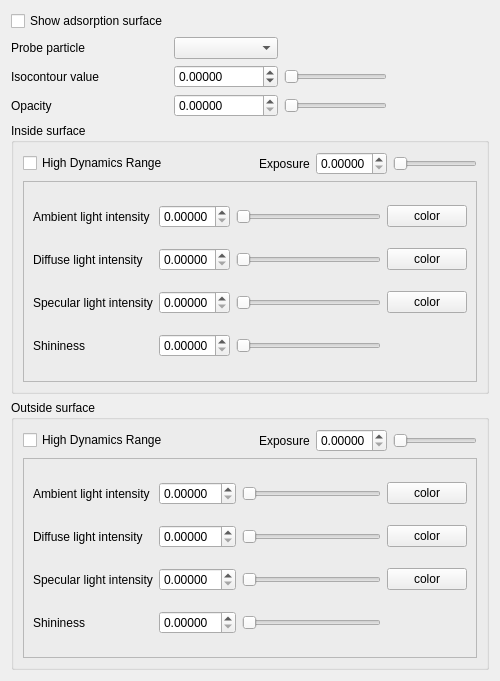
<?xml version="1.0" encoding="UTF-8"?>
<ui version="4.0">
 <class>AppearanceAdsorptionSurfaceForm</class>
 <widget class="QWidget" name="AppearanceAdsorptionSurfaceForm">
  <property name="geometry">
   <rect>
    <x>0</x>
    <y>0</y>
    <width>500</width>
    <height>681</height>
   </rect>
  </property>
  <property name="windowTitle">
   <string>Form</string>
  </property>
  <layout class="QVBoxLayout" name="verticalLayout">
   <item>
    <layout class="QHBoxLayout" name="horizontalLayout_4">
     <item>
      <layout class="QGridLayout" name="gridLayout_3" columnstretch="3,2,2,2">
       <item row="0" column="3">
        <spacer name="horizontalSpacer_2">
         <property name="orientation">
          <enum>Qt::Horizontal</enum>
         </property>
         <property name="sizeHint" stdset="0">
          <size>
           <width>40</width>
           <height>20</height>
          </size>
         </property>
        </spacer>
       </item>
       <item row="0" column="0">
        <widget class="QCheckBox" name="adsorptionSurfaceCheckBox">
         <property name="text">
          <string>Show adsorption surface</string>
         </property>
        </widget>
       </item>
       <item row="2" column="2">
        <widget class="QDoubleSlider" name="adsorptionSurfaceIsovalueDoubleSlider">
         <property name="orientation">
          <enum>Qt::Horizontal</enum>
         </property>
        </widget>
       </item>
       <item row="2" column="0">
        <widget class="QLabel" name="label">
         <property name="text">
          <string>Isocontour value</string>
         </property>
        </widget>
       </item>
       <item row="1" column="0">
        <widget class="QLabel" name="label_24">
         <property name="text">
          <string>Probe particle</string>
         </property>
        </widget>
       </item>
       <item row="0" column="1">
        <spacer name="horizontalSpacer_3">
         <property name="orientation">
          <enum>Qt::Horizontal</enum>
         </property>
         <property name="sizeHint" stdset="0">
          <size>
           <width>40</width>
           <height>20</height>
          </size>
         </property>
        </spacer>
       </item>
       <item row="1" column="3">
        <spacer name="horizontalSpacer">
         <property name="orientation">
          <enum>Qt::Horizontal</enum>
         </property>
         <property name="sizeHint" stdset="0">
          <size>
           <width>40</width>
           <height>20</height>
          </size>
         </property>
        </spacer>
       </item>
       <item row="0" column="2">
        <spacer name="horizontalSpacer_4">
         <property name="orientation">
          <enum>Qt::Horizontal</enum>
         </property>
         <property name="sizeHint" stdset="0">
          <size>
           <width>40</width>
           <height>20</height>
          </size>
         </property>
        </spacer>
       </item>
       <item row="3" column="0">
        <widget class="QLabel" name="label_2">
         <property name="text">
          <string>Opacity</string>
         </property>
        </widget>
       </item>
       <item row="3" column="2">
        <widget class="QDoubleSlider" name="adsorptionSurfaceOpacityDoubleSlider">
         <property name="orientation">
          <enum>Qt::Horizontal</enum>
         </property>
        </widget>
       </item>
       <item row="1" column="1">
        <widget class="QComboBox" name="probeParticleComboBox"/>
       </item>
       <item row="2" column="3">
        <spacer name="horizontalSpacer_5">
         <property name="orientation">
          <enum>Qt::Horizontal</enum>
         </property>
         <property name="sizeHint" stdset="0">
          <size>
           <width>40</width>
           <height>20</height>
          </size>
         </property>
        </spacer>
       </item>
       <item row="3" column="3">
        <spacer name="horizontalSpacer_6">
         <property name="orientation">
          <enum>Qt::Horizontal</enum>
         </property>
         <property name="sizeHint" stdset="0">
          <size>
           <width>40</width>
           <height>20</height>
          </size>
         </property>
        </spacer>
       </item>
       <item row="2" column="1">
        <widget class="CustomDoubleSpinBox" name="adsorptionSurfaceIsovalueDoubleSpinBox">
         <property name="keyboardTracking">
          <bool>false</bool>
         </property>
         <property name="decimals">
          <number>5</number>
         </property>
         <property name="minimum">
          <double>-1000.000000000000000</double>
         </property>
         <property name="maximum">
          <double>1000000.000000000000000</double>
         </property>
         <property name="singleStep">
          <double>10.000000000000000</double>
         </property>
        </widget>
       </item>
       <item row="3" column="1">
        <widget class="CustomDoubleSpinBox" name="adsorptionSurfaceOpacityDoubleSpinBox">
         <property name="keyboardTracking">
          <bool>false</bool>
         </property>
         <property name="decimals">
          <number>5</number>
         </property>
         <property name="maximum">
          <double>1.000000000000000</double>
         </property>
         <property name="singleStep">
          <double>0.050000000000000</double>
         </property>
        </widget>
       </item>
      </layout>
     </item>
    </layout>
   </item>
   <item>
    <layout class="QHBoxLayout" name="horizontalLayout_3">
     <item>
      <widget class="QGroupBox" name="groupBox">
       <property name="title">
        <string>Inside surface</string>
       </property>
       <layout class="QVBoxLayout" name="verticalLayout_4">
        <item>
         <layout class="QHBoxLayout" name="horizontalLayout_5">
          <item>
           <widget class="QCheckBox" name="insideHighDynamicRangecheckBox">
            <property name="text">
             <string>High Dynamics Range</string>
            </property>
           </widget>
          </item>
          <item>
           <spacer name="horizontalSpacer_7">
            <property name="orientation">
             <enum>Qt::Horizontal</enum>
            </property>
            <property name="sizeHint" stdset="0">
             <size>
              <width>40</width>
              <height>20</height>
             </size>
            </property>
           </spacer>
          </item>
          <item>
           <widget class="QLabel" name="label_3">
            <property name="text">
             <string>Exposure</string>
            </property>
           </widget>
          </item>
          <item>
           <widget class="CustomDoubleSpinBox" name="insideHDRExposureDoubleSpinBox">
            <property name="keyboardTracking">
             <bool>false</bool>
            </property>
            <property name="decimals">
             <number>5</number>
            </property>
            <property name="maximum">
             <double>1.000000000000000</double>
            </property>
            <property name="singleStep">
             <double>0.050000000000000</double>
            </property>
           </widget>
          </item>
          <item>
           <widget class="QDoubleSlider" name="insideHDRExposureDoubleSlider">
            <property name="orientation">
             <enum>Qt::Horizontal</enum>
            </property>
           </widget>
          </item>
         </layout>
        </item>
        <item>
         <widget class="QFrame" name="frame_2">
          <property name="frameShape">
           <enum>QFrame::StyledPanel</enum>
          </property>
          <property name="frameShadow">
           <enum>QFrame::Raised</enum>
          </property>
          <layout class="QGridLayout" name="gridLayout_5">
           <item row="3" column="2">
            <widget class="QDoubleSlider" name="insideShininessDoubleSlider">
             <property name="orientation">
              <enum>Qt::Horizontal</enum>
             </property>
            </widget>
           </item>
           <item row="1" column="2">
            <widget class="QDoubleSlider" name="insideDiffuseLightIntensityDoubleSlider">
             <property name="orientation">
              <enum>Qt::Horizontal</enum>
             </property>
            </widget>
           </item>
           <item row="2" column="3">
            <widget class="SelectColorButton" name="insideSpecularColorPushButton">
             <property name="text">
              <string>color</string>
             </property>
            </widget>
           </item>
           <item row="1" column="3">
            <widget class="SelectColorButton" name="insideDiffuseColorPushButton">
             <property name="text">
              <string>color</string>
             </property>
            </widget>
           </item>
           <item row="3" column="0">
            <widget class="QLabel" name="label_15">
             <property name="text">
              <string>Shininess</string>
             </property>
            </widget>
           </item>
           <item row="2" column="0">
            <widget class="QLabel" name="label_14">
             <property name="text">
              <string>Specular light intensity</string>
             </property>
            </widget>
           </item>
           <item row="2" column="2">
            <widget class="QDoubleSlider" name="insideSpecularLightIntensityDoubleSlider">
             <property name="orientation">
              <enum>Qt::Horizontal</enum>
             </property>
            </widget>
           </item>
           <item row="1" column="0">
            <widget class="QLabel" name="label_13">
             <property name="text">
              <string>Diffuse light intensity</string>
             </property>
            </widget>
           </item>
           <item row="0" column="0">
            <widget class="QLabel" name="label_12">
             <property name="text">
              <string>Ambient light intensity</string>
             </property>
            </widget>
           </item>
           <item row="0" column="3">
            <widget class="SelectColorButton" name="insideAmbientColorPushButton">
             <property name="text">
              <string>color</string>
             </property>
            </widget>
           </item>
           <item row="0" column="2">
            <widget class="QDoubleSlider" name="insideAmbientLightIntensityDoubleSlider">
             <property name="orientation">
              <enum>Qt::Horizontal</enum>
             </property>
            </widget>
           </item>
           <item row="0" column="1">
            <widget class="CustomDoubleSpinBox" name="insideAmbientLightIntensityDoubleSpinBox">
             <property name="keyboardTracking">
              <bool>false</bool>
             </property>
             <property name="decimals">
              <number>5</number>
             </property>
             <property name="maximum">
              <double>1.000000000000000</double>
             </property>
             <property name="singleStep">
              <double>0.050000000000000</double>
             </property>
            </widget>
           </item>
           <item row="1" column="1">
            <widget class="CustomDoubleSpinBox" name="insideDiffuseLightIntensityDoubleSpinBox">
             <property name="keyboardTracking">
              <bool>false</bool>
             </property>
             <property name="decimals">
              <number>5</number>
             </property>
             <property name="maximum">
              <double>1.000000000000000</double>
             </property>
             <property name="singleStep">
              <double>0.050000000000000</double>
             </property>
            </widget>
           </item>
           <item row="2" column="1">
            <widget class="CustomDoubleSpinBox" name="insideSpecularLightIntensityDoubleSpinBox">
             <property name="keyboardTracking">
              <bool>false</bool>
             </property>
             <property name="decimals">
              <number>5</number>
             </property>
             <property name="maximum">
              <double>1.000000000000000</double>
             </property>
             <property name="singleStep">
              <double>0.050000000000000</double>
             </property>
            </widget>
           </item>
           <item row="3" column="1">
            <widget class="CustomDoubleSpinBox" name="insideShininessDoubleSpinBox">
             <property name="keyboardTracking">
              <bool>false</bool>
             </property>
             <property name="decimals">
              <number>5</number>
             </property>
             <property name="maximum">
              <double>1.000000000000000</double>
             </property>
             <property name="singleStep">
              <double>0.050000000000000</double>
             </property>
            </widget>
           </item>
          </layout>
         </widget>
        </item>
       </layout>
      </widget>
     </item>
    </layout>
   </item>
   <item>
    <layout class="QHBoxLayout" name="horizontalLayout_2">
     <item>
      <widget class="QGroupBox" name="groupBox_2">
       <property name="title">
        <string>Outside surface</string>
       </property>
       <layout class="QVBoxLayout" name="verticalLayout_5">
        <item>
         <layout class="QHBoxLayout" name="horizontalLayout_6">
          <item>
           <widget class="QCheckBox" name="outsideHighDynamicRangecheckBox">
            <property name="text">
             <string>High Dynamics Range</string>
            </property>
           </widget>
          </item>
          <item>
           <spacer name="horizontalSpacer_8">
            <property name="orientation">
             <enum>Qt::Horizontal</enum>
            </property>
            <property name="sizeHint" stdset="0">
             <size>
              <width>40</width>
              <height>20</height>
             </size>
            </property>
           </spacer>
          </item>
          <item>
           <widget class="QLabel" name="label_4">
            <property name="text">
             <string>Exposure</string>
            </property>
           </widget>
          </item>
          <item>
           <widget class="CustomDoubleSpinBox" name="outsideHDRExposureDoubleSpinBox">
            <property name="keyboardTracking">
             <bool>false</bool>
            </property>
            <property name="decimals">
             <number>5</number>
            </property>
            <property name="maximum">
             <double>1.000000000000000</double>
            </property>
            <property name="singleStep">
             <double>0.050000000000000</double>
            </property>
           </widget>
          </item>
          <item>
           <widget class="QDoubleSlider" name="outsideHDRExposureDoubleSlider">
            <property name="orientation">
             <enum>Qt::Horizontal</enum>
            </property>
           </widget>
          </item>
         </layout>
        </item>
        <item>
         <widget class="QFrame" name="frame_4">
          <property name="frameShape">
           <enum>QFrame::StyledPanel</enum>
          </property>
          <property name="frameShadow">
           <enum>QFrame::Raised</enum>
          </property>
          <layout class="QGridLayout" name="gridLayout_6">
           <item row="3" column="2">
            <widget class="QDoubleSlider" name="outsideShininessDoubleSlider">
             <property name="orientation">
              <enum>Qt::Horizontal</enum>
             </property>
            </widget>
           </item>
           <item row="1" column="2">
            <widget class="QDoubleSlider" name="outsideDiffuseLightIntensityDoubleSlider">
             <property name="orientation">
              <enum>Qt::Horizontal</enum>
             </property>
            </widget>
           </item>
           <item row="2" column="3">
            <widget class="SelectColorButton" name="outsideSpecularColorPushButton">
             <property name="text">
              <string>color</string>
             </property>
            </widget>
           </item>
           <item row="1" column="3">
            <widget class="SelectColorButton" name="outsideDiffuseColorPushButton">
             <property name="text">
              <string>color</string>
             </property>
            </widget>
           </item>
           <item row="3" column="0">
            <widget class="QLabel" name="label_16">
             <property name="text">
              <string>Shininess</string>
             </property>
            </widget>
           </item>
           <item row="2" column="0">
            <widget class="QLabel" name="label_17">
             <property name="text">
              <string>Specular light intensity</string>
             </property>
            </widget>
           </item>
           <item row="2" column="2">
            <widget class="QDoubleSlider" name="outsideSpecularLightIntensityDoubleSlider">
             <property name="orientation">
              <enum>Qt::Horizontal</enum>
             </property>
            </widget>
           </item>
           <item row="1" column="0">
            <widget class="QLabel" name="label_18">
             <property name="text">
              <string>Diffuse light intensity</string>
             </property>
            </widget>
           </item>
           <item row="0" column="0">
            <widget class="QLabel" name="label_19">
             <property name="text">
              <string>Ambient light intensity</string>
             </property>
            </widget>
           </item>
           <item row="0" column="3">
            <widget class="SelectColorButton" name="outsideAmbientColorPushButton">
             <property name="text">
              <string>color</string>
             </property>
            </widget>
           </item>
           <item row="0" column="2">
            <widget class="QDoubleSlider" name="outsideAmbientLightIntensityDoubleSlider">
             <property name="orientation">
              <enum>Qt::Horizontal</enum>
             </property>
            </widget>
           </item>
           <item row="0" column="1">
            <widget class="CustomDoubleSpinBox" name="outsideAmbientLightIntensityDoubleSpinBox">
             <property name="keyboardTracking">
              <bool>false</bool>
             </property>
             <property name="decimals">
              <number>5</number>
             </property>
             <property name="maximum">
              <double>1.000000000000000</double>
             </property>
             <property name="singleStep">
              <double>0.050000000000000</double>
             </property>
            </widget>
           </item>
           <item row="1" column="1">
            <widget class="CustomDoubleSpinBox" name="outsideDiffuseLightIntensityDoubleSpinBox">
             <property name="keyboardTracking">
              <bool>false</bool>
             </property>
             <property name="decimals">
              <number>5</number>
             </property>
             <property name="maximum">
              <double>1.000000000000000</double>
             </property>
             <property name="singleStep">
              <double>0.050000000000000</double>
             </property>
            </widget>
           </item>
           <item row="2" column="1">
            <widget class="CustomDoubleSpinBox" name="outsideSpecularLightIntensityDoubleSpinBox">
             <property name="keyboardTracking">
              <bool>false</bool>
             </property>
             <property name="decimals">
              <number>5</number>
             </property>
             <property name="maximum">
              <double>10.000000000000000</double>
             </property>
             <property name="singleStep">
              <double>0.050000000000000</double>
             </property>
            </widget>
           </item>
           <item row="3" column="1">
            <widget class="CustomDoubleSpinBox" name="outsideShininessDoubleSpinBox">
             <property name="keyboardTracking">
              <bool>false</bool>
             </property>
             <property name="decimals">
              <number>5</number>
             </property>
             <property name="maximum">
              <double>1.000000000000000</double>
             </property>
             <property name="singleStep">
              <double>0.050000000000000</double>
             </property>
            </widget>
           </item>
          </layout>
         </widget>
        </item>
       </layout>
      </widget>
     </item>
    </layout>
   </item>
  </layout>
 </widget>
 <customwidgets>
  <customwidget>
   <class>CustomDoubleSpinBox</class>
   <extends>QDoubleSpinBox</extends>
   <header>customdoublespinbox.h</header>
  </customwidget>
  <customwidget>
   <class>QDoubleSlider</class>
   <extends>QSlider</extends>
   <header>qdoubleslider.h</header>
  </customwidget>
  <customwidget>
   <class>SelectColorButton</class>
   <extends>QPushButton</extends>
   <header>selectcolorbutton.h</header>
  </customwidget>
 </customwidgets>
 <resources/>
 <connections/>
</ui>
